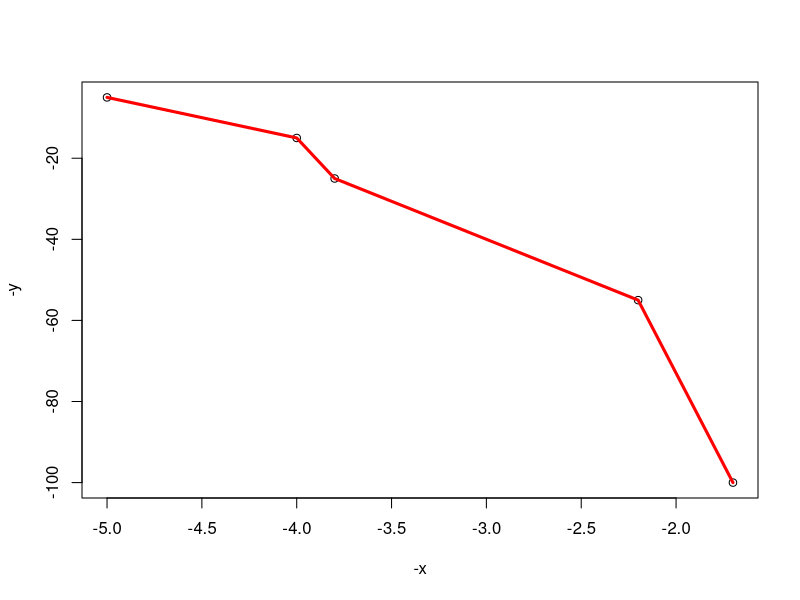

Write R code to recreate this figure.
#x <- 1:100
#y <- sort(rnorm(100))

y <- c(5, 15, 25, 55, 100)
x <- c(5, 4, 3.8, 2.2, 1.7)

# Define formula
formula <- loess(y~x)

plot(-x, -y)

lines(x=-x, y=-predict(formula),
      col = "red",
      lwd = 3)

# Approximate when y would be 0
xval <- approx(x = formula$fitted, y = formula$x, xout = 35)$y
xval
